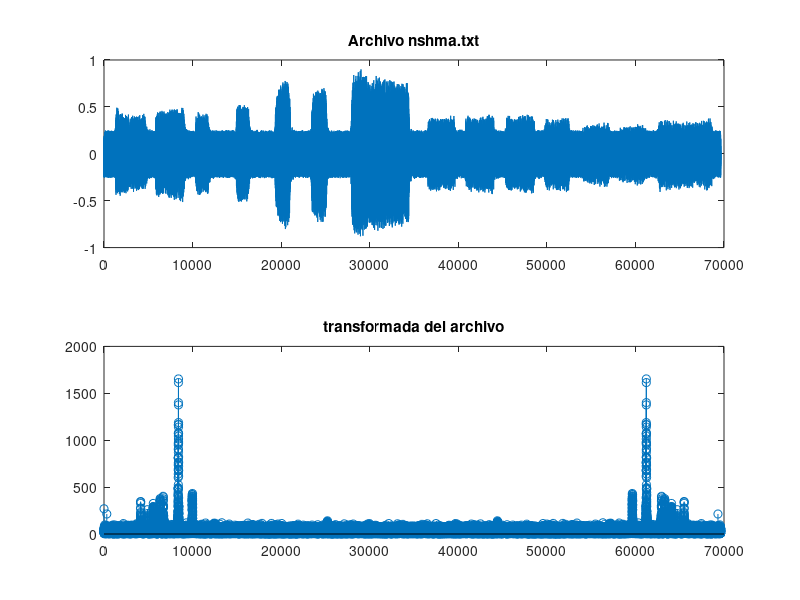
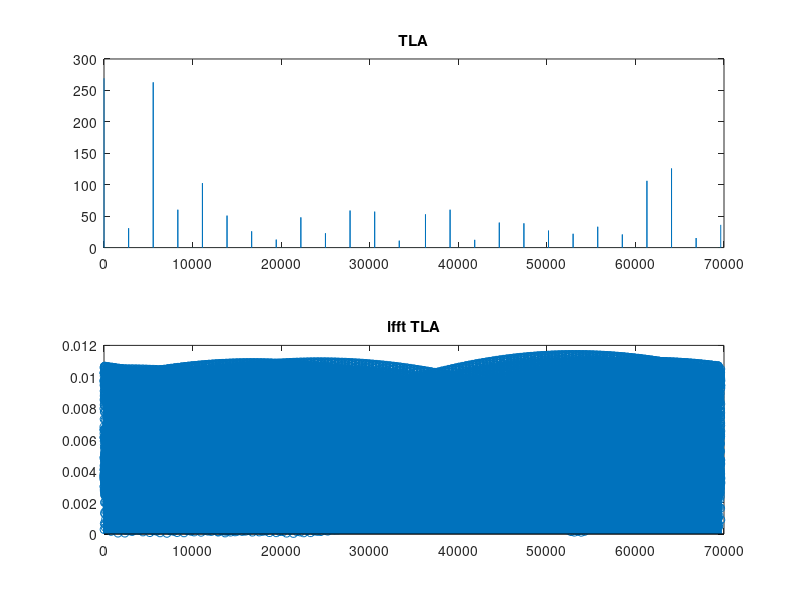

Write MATLAB code to recreate these figures, in order.
%buscar alrededor de multiplos de 440.
%
nshima = load('nshima.txt'); %fm = 11025
%sound(nshima)
figure('Name','Nota LA y Transformada','NumberTitle','off');
subplot(2,1,1)
plot(nshima)
title('Archivo nshma.txt')
Tn = fft(nshima);
subplot(2,1,2)
stem(abs(Tn))
title('transformada del archivo')
figure('Name','Recorte con Lugar donde esta nota LA en FFT','NumberTitle','off');
N = length(Tn); %69632
TLA = zeros(N,1);
for k=0:2778:N/2 %indice donde caeria LA ->2778. Sin embargo no es correcto esto, xq no estoy buscando los multiplos de 440 a ver si se toco o no LA
    TLA(k+1)=Tn(k+1); %LA positivo
    TLA(N-k)=Tn(N-k); %LA negativo
end
subplot(2,1,1)
plot(abs(TLA))
title('TLA')
subplot(2,1,2)
stem(abs(ifft(TLA)))
title('ifft TLA')

TLA2 = zeros(N,1);
TLA2(8360) = Tn(8360);
TLA2(N-8360) = Tn(N-8360);

%plot(real(ifft(TLA2)))
